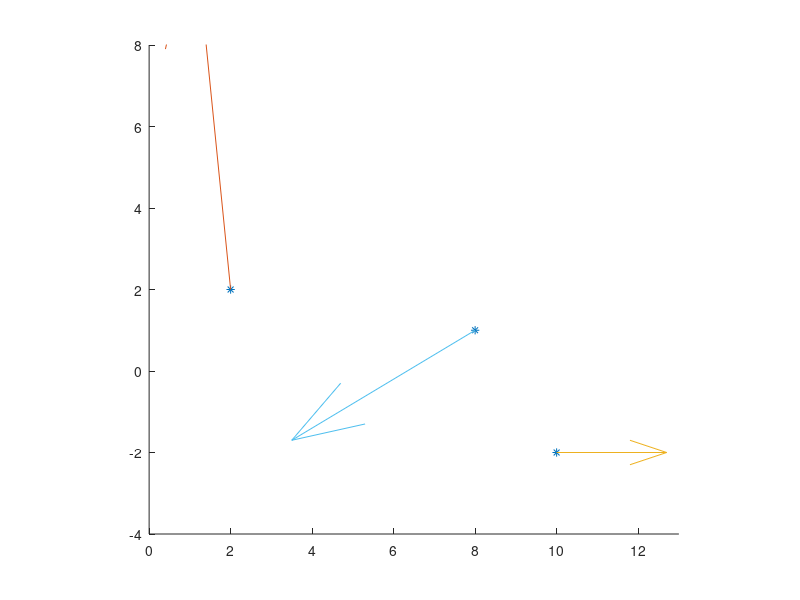

Recreate this plot in MATLAB. (Note: this script raises an error after producing the figure.)
clear
px = [2, 8, 10];
py = [2, 1, -2];
vx = [-1, -5, 3];
vy = [10, -3, 0];
 
axis equal
axis([0 13 -4 8])
hold on
plot(px,py,'*')
%vektor megjelenítés minden Ponthoz(xy) Vektort(xy) társít
quiver(px(1), py(1), vx(1), vy(1))
quiver(px(2), py(2), vx(2), vy(2))
quiver(px(3), py(3), vx(3), vy(3))

t1 = 0; t2 = 1;
syms a3 a2 a1 a0 b3 b2 b1 b0 t
%Egyenlet felírás
% Itt már nem a t pontok "erőssége" határozza meg a curve nagyságát, hanem
% a vektor hossza.
x(t) = a3 * t^3 + a2 * t^2 + a1 * t + a0;
y(t) = b3 * t^3 + b2 * t^2 + b1 * t + b0;
%deriválás
xd(t) = diff(x(t),t);
yd(t) = diff(y(t),t);
%t1 pontban x értéke az x koord. derivált értéke a vektor koord.
%Majd a következő pont értékei a következő x és vektor koord.
for i = 1:2
ex = [
    x(t1)  == px(i),...
    xd(t1) == vx(i),...
    x(t2)  == px(i+1),...
    xd(t2) == vx(i+1),...
];
ey = [
    y(t1)  == py(i),...
    yd(t1) == vy(i),...
    y(t2)  == py(i+1),...
    yd(t2) == vy(i+1),...
];
%Megoldásokat keresünk (matlab segít) a3-tól a0-ig
mx = solve(ex, [a3 a2 a1 a0]);
my = solve(ey, [b3 b2 b1 b0]);
%Behelyettesítés a, b helyekbe a kiszámolt értékekkel.
cx(t) = subs(x, [a3 a2 a1 a0], [mx.a3 mx.a2 mx.a1 mx.a0]);
cy(t) = subs(y, [b3 b2 b1 b0], [my.b3 my.b2 my.b1 my.b0]);
fplot(cx(t), cy(t), [t1 t2])
end